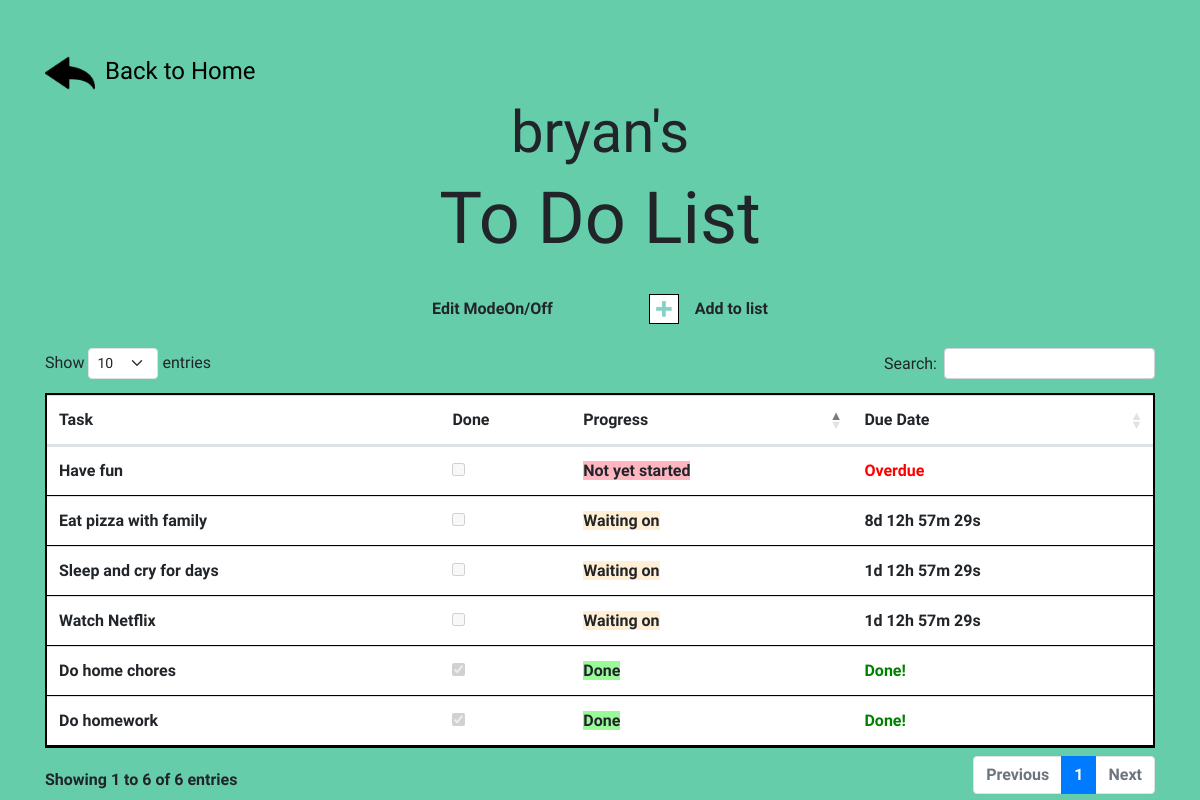
Screenshot of /list.php (signed in) with the database file from the repository.
### tables this page shows
CREATE TABLE `todolist` (
  `task` varchar(50) NOT NULL,
  `done` tinyint(1) NOT NULL,
  `progress` varchar(15) NOT NULL,
  `user_id` int(11) NOT NULL,
  `due_date` date DEFAULT NULL
);

### list.php (the view, shortened to what this page needs)
<!DOCTYPE html>
<html lang="en">
<head>
    <link rel="stylesheet" type="text/css" href="list.css?v=<?php echo time(); ?>" />
    <link rel="stylesheet" href="https://cdnjs.cloudflare.com/ajax/libs/twitter-bootstrap/5.3.0/css/bootstrap.min.css">
    <link rel="stylesheet" href="https://cdn.datatables.net/1.13.6/css/dataTables.bootstrap5.min.css">
    <link rel="stylesheet" href="https://cdn.jsdelivr.net/npm/bootstrap@4.1.3/dist/css/bootstrap.min.css">
</head>
<body class="body">
    <?php
        require 'db.php';
    ?>
    <div class="mt-5 container d-flex flex-column justify-content-center">
        <a href="index.php" style="color: black; font-family: 'Kaushan Script', cursive; font-size: 24px; text-decoration: none;"><img class="img-fluid" id="back-button" src="./assets/back.png" style="margin-right: 10px;"/>Back to Home</a>
        <?php echo "<h1 class='user text-center'>" . $_COOKIE['user_name'] . "'s </h1>" ?>
        <h1 class="title text-center">To Do List</h1><br />
        <div class="d-flex justify-content-between align-self-center align-items-center">
            <div class="mx-5 d-flex flex-column flex-md-row justify-content-center align-items-center" id="choose-box">
                <div class="text-center">Edit Mode</div>
                <div class="text-center">On/Off</div>
            </div>
            <div class="mx-5 d-flex flex-column flex-md-row justify-content-center align-self-center align-items-center" id="choose-box">
                <div class="mr-md-3 d-flex align-self-center"><a href="list.php?action=add"><img class="img-fluid" id="add-button" src="./assets/add.png"/></a></div>
                <div class="text-center">Add to list</div>
            </div>
        </div>
        <br />
        <table class="table" id="table" style="border: 2px solid black">
            <thead>
                <tr>
                    <th scope="col">Task</th>
                    <th scope="col">Done</th>
                    <th scope="col">Progress</th>
                    <th scope="col">Due Date</th>
                </tr>
            </thead>
        <?php
            $q = "SELECT * FROM todolist WHERE user_id = " . $_COOKIE['user_id'] . ";";
            $query = mysqli_query($db, $q);
            $index = 0;
            echo "<tbody>";
            while($hasil = mysqli_fetch_array($query)){
                echo "<tr>";
                echo "<td>" . $hasil['task'] . "</td>";
                echo "<td>" . "<input type='checkbox' disabled " . ($hasil['done'] == 1 ? 'checked' : '') . "></td>";
                echo "<td>" . "<span style='background-color:" . (
                    $hasil['progress'] == "Done" ? 'PaleGreen' : (
                        $hasil['progress'] == "In progress" ? 'LemonChiffon' : (
                            $hasil['progress'] == "Waiting on" ? 'PapayaWhip' : 'LightPink'
                        )
                    )
                ). ";'>" . $hasil['progress'] . "</span></td>";
                echo "<td id='countdown" . $index . "'></td>";
                echo "</tr>";
                $index++;
            }
            echo "</tbody></table>";
        ?>
    </div>
</body>
</html>

### list.css (style rules this page uses)
@media (min-width: 768px) { .mr-md-3 { margin-right: 3px; } }
.body { background-color: #66CDAA; }
.user { font-family: 'Kaushan Script', cursive; font-size: 58px; }
.title { font-family: 'Kaushan Script', cursive; font-size: 72px; }
thead { font-family: 'Catamaran', sans-serif; font-weight: 800; }
tbody { font-family: 'Catamaran', sans-serif; font-weight: 600; }
#choose-box { font-family: 'Catamaran', sans-serif; font-weight: 800; }
#back-button { width: 50px; height: 50px; }
#add-button { border: 1px solid black; background-color: white; width: 30px; width: 30px; }

### rows the page displays
todolist: task "Do home chores", done "☑", progress "Done"
todolist: task "Do homework", done "☑", progress "Done"
todolist: task "Eat pizza with family", progress "Waiting on"
todolist: task "Have fun", progress "Not yet started"
todolist: task "Sleep and cry for days", progress "Waiting on"
todolist: task "Watch Netflix", progress "Waiting on"

### other values shown
$_COOKIE['user_name'] "bryan"
